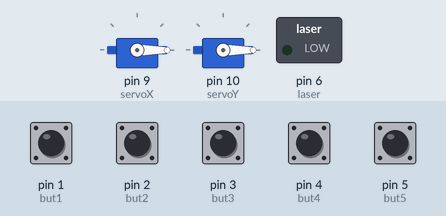
Recording of a sketch running on a simulated Arduino Uno, built with avr-gcc and run on an emulated ATmega328P. Parts: 2 × servo, switched loads named in the sketch (green lamp = pin HIGH). The test bench sets the inputs (shaded band); at power-on: pin 1 (but1), pin 2 (but2), pin 3 (but3), pin 4 (but4), pin 5 (but5) LOW.

Above: at 1.4 s.
1.5 s: pin 5 (but5) pulled HIGH for 0.4 s
At 1.89 s:
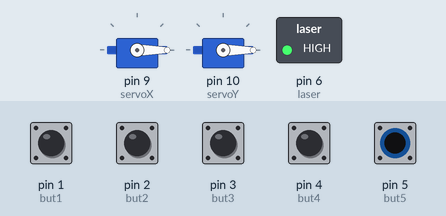
3.5 s: pin 1 (but1) pulled HIGH for 0.4 s
At 5.2 s:
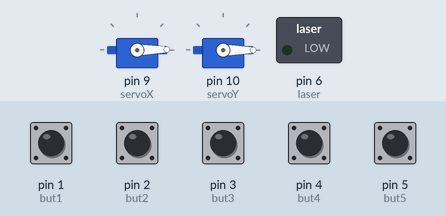
5.5 s: pin 3 (but3) pulled HIGH for 0.4 s
At 6.8 s:
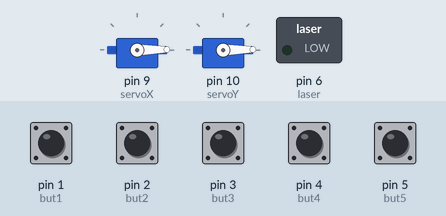
7.5 s: pin 2 (but2) pulled HIGH for 0.4 s
At 9.2 s:
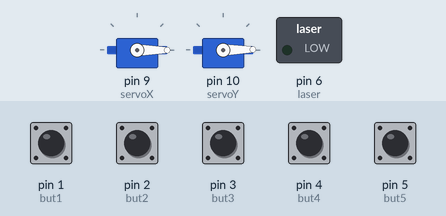
9.5 s: pin 1 (but1) pulled HIGH for 1 s
At 10.13 s:
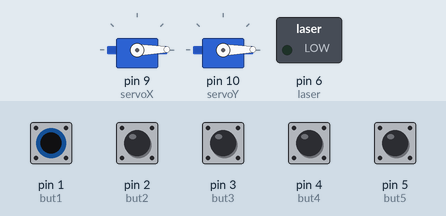
12.0 s: pin 4 (but4) pulled HIGH for 0.4 s
At 13.3 s:
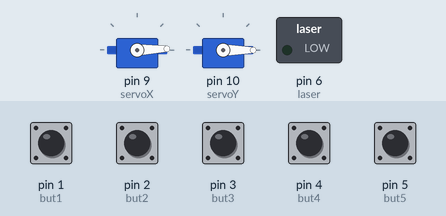
Timing chart, 0 to 15.0 s (numbered marks = the images above; inputs shaded):
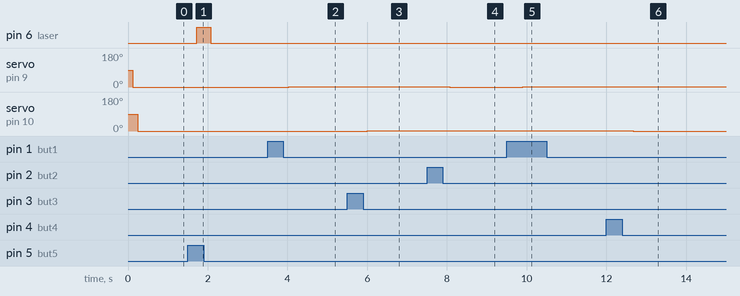

Measured:
- after the input at 1.5 s, pin 6 (laser): LOW → HIGH after 0.23 s, → LOW 0.35 s later
- after the input at 3.5 s, servo on pin 9 (servoX): 0° → 1° after 0.54 s
- after the input at 5.5 s, servo on pin 10 (servoY): 0° → 1° after 0.50 s
- after the input at 7.5 s, servo on pin 9 (servoX): 1° → 0° after 0.56 s
- after the input at 9.5 s, servo on pin 9 (servoX): 0° → 1° after 0.41 s, → 2° 0.46 s later
- after the input at 12.0 s, servo on pin 10 (servoY): 1° → 0° after 0.68 s

The sketch:

laser_gamepad_shit.ino
```cpp
#include <Servo.h>
Servo servoX;
Servo servoY;
const int but1 = 1;
const int but2 = 2;
const int but3 = 3;
const int but4 = 4;
const int but5 = 5;
const int laser = 6;
int butval1 = 0;
int butval2 = 0;
int butval3 = 0;
int butval4 = 0;
int butval5 = 0;
int x = 0;
int y = 0;


void setup() {
  // put your setup code here, to run once:
servoX.attach(9);
servoY.attach(10);
pinMode(but1, INPUT);
pinMode(but2, INPUT);
pinMode(but3, INPUT);
pinMode(but4, INPUT);
pinMode(but5, INPUT);
pinMode(laser, OUTPUT);
}

void loop() {
  // put your main code here, to run repeatedly:
 butval1 = digitalRead(but1);
  butval2 = digitalRead(but2);
  if(butval1 == HIGH && x <= 179){
    delay(100);
    x++;
    delay(15);
  } /* Scaderea axei X */
  else if(butval2 == HIGH && x > 0){
    delay(100);
    x--;
    delay(15);
  }
  // Cresterea axei Y
  butval3 = digitalRead(but3);
  butval4 = digitalRead(but4);
  if(butval3 == HIGH && y <= 179){
    delay(100);
    y++;
    delay(15);
  } /* Scaderea axei Y */
  else if(butval4 == HIGH && y > 0){
    delay(100);
    y--;
    delay(15);
  }

delay(125);
servoX.write(x);
delay(125);
servoY.write(y);
delay(15);
//Chestii pentru a porni si opri laser-ul
butval5 = digitalRead(but5);
if(butval5 == HIGH) {
  delay(80);
  digitalWrite(laser, HIGH);
}else{
  delay(80);
  digitalWrite(laser, LOW);}
}
```
